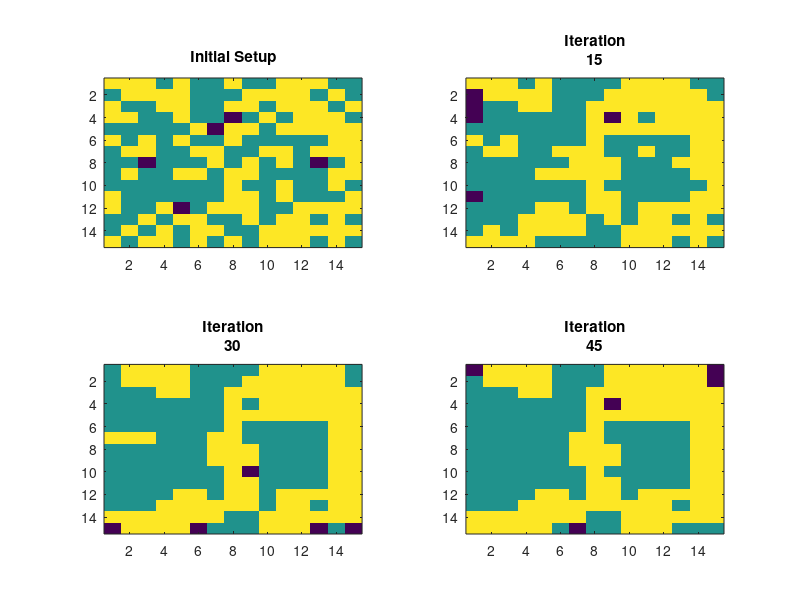

The MATLAB script that drew this image:
%% Set up the grid

clear;
clc;

Board=zeros(15,15); 
Iteration_Count=0;
%110 White (1 indicates white)
i=1;
while i<111

Col = randi(size(Board, 2));
Row = randi(size(Board, 1));
if Board(Col,Row)==0
    Board(Col,Row)=1;
    i=i+1;
else
end
end

%110 Black (2 indicates black)

j=1;
while j<111

Col = randi(size(Board, 2));
Row = randi(size(Board, 1));
if Board(Col,Row)==0
    Board(Col,Row)=2;
    j=j+1;
else
end
end

%Plot situation after zero iterations
figure
subplot(2,2,1)
Plot_0=imagesc(Board);
title('Initial Setup')

for ij=1:45
%% Spot unoccupied houses

Non_Occupied=zeros(5,2);
Non_Index=1;

for i=1:15
    for j=1:15
        if Board(i,j)==0
            
            Non_Occupied(Non_Index,1)=i;
            Non_Occupied(Non_Index,2)=j;
            if Non_Index<5
            Non_Index=Non_Index+1;
            
            end
        else
        end
    end
end

%% Evaluate position

Movers_Location=zeros(15,15);
Movers_Count=0;

for i=1:15
    for j=1:15
       Self=Board(i,j);
       if Self ~= 0 %Check if the considered house is actually occupied
           
       %If possible, get neighbor values, alternatively, set equal to zero
       
           if i==1
           Upper_N=0;
           else
           Upper_N=Board(i-1,j);
           end
           
           if i==15
           Lower_N=0;
           else
           Lower_N=Board(i+1,j);
           end
           
           if j==1
           Left_N=0;
           else
           Left_N=Board(i,j-1);
           end
           
           if j==15
           Right_N=0;
           else
           Right_N=Board(i,j+1);
           end

           %Compare to neighbors
           
           Neigh=zeros(4,1);
           Neigh(1,1)=double((Self==Upper_N));
           Neigh(2,1)=double((Self==Lower_N));
           Neigh(3,1)=double((Self==Left_N));
           Neigh(4,1)=double((Self==Right_N));
           
           %at least 35% must be equal to not move
           Neigh_Eval=sum(Neigh)/4;
           
          if Neigh_Eval<0.35
              Movers_Location(i,j)=1; %everyone with a one wants to move
              Movers_Count=Movers_Count+1;
          end
           
       end
      
    end
end

%% Only five households are allowed to move each period (since only five houses are unoccupied)

Allowed_Movers=zeros(5,1); 
Allowed_Movers_Pos=zeros(5,2);
Want_to_Move=zeros(Movers_Count,2);
k=1;

for i=1:15
    for j=1:15
       if Movers_Location(i,j)==1 
           %Store to movers

           Want_to_Move(k,1)=i;
           Want_to_Move(k,2)=j;
           
           k=k+1;
       end
    end
end

%Pick five movers

m=1;

if Movers_Count>=5
    Movers_Counter=6;
else
    Movers_Counter=Movers_Count+1;
end
while m<Movers_Counter
    New_Mover=randi(Movers_Count);
    if ismember(New_Mover,Allowed_Movers)==0
        Allowed_Movers(m,1)=New_Mover;
        m=m+1;
    end
end

for i=1:Movers_Counter-1
    Allowed_Movers_Pos(i,1)=Want_to_Move(Allowed_Movers(i,1),1);
    Allowed_Movers_Pos(i,2)=Want_to_Move(Allowed_Movers(i,1),2);
end

%% Let the five households move to a random unoccupied house

Moves_To=zeros(5,2);
Unoccupied_NowOccupied=zeros(5,1);
i=1;

while i<Movers_Counter
    
    Row=randi(Movers_Counter-1);
    if ismember(Row,Unoccupied_NowOccupied)==0
    Unoccupied_NowOccupied(i,1)=Row;
     
    Moves_To(i,1)=Non_Occupied(Row,1);
    Moves_To(i,2)=Non_Occupied(Row,2);
    i=i+1;
    end
    
end

%Set new location of selected movers to zero, set unoccupied houses to new
%values

for i=1:Movers_Counter-1
    Board(Non_Occupied(i,1),Non_Occupied(i,2))=Board(Allowed_Movers_Pos(i,1),Allowed_Movers_Pos(i,2));
    Board(Allowed_Movers_Pos(i,1),Allowed_Movers_Pos(i,2))=0;
end

Iteration_Count=Iteration_Count+1;
Title= ['Iteration' num2cell(Iteration_Count)];

if ij==15
    subplot(2,2,2)
    Plot_1=imagesc(Board);
    title(Title)
elseif ij== 30
    subplot(2,2,3)
    Plot_2=imagesc(Board);
    title(Title)
elseif ij== 45
    subplot(2,2,4)
    Plot_3=imagesc(Board);
    title(Title)       
end

end
